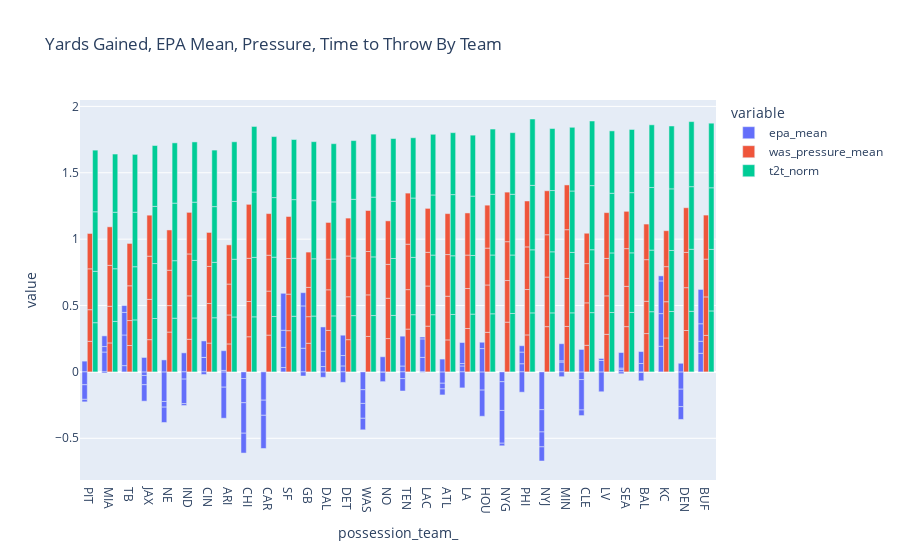

The notebook cell saved with this chart:
### Code cell
fig = px.bar(
    result,
    x='possession_team_',   # X-axis: offense formation
    y=['epa_mean', 'was_pressure_mean', 't2t_norm'],  # Y-axis: total yards gained
    # color='season_',
    title="Yards Gained, EPA Mean, Pressure, Time to Throw By Team",
    barmode="group",
)

# Show the plot
fig.show()

### Figure 1 — Plotly figure (JSON) as saved in the notebook; plotly's stock layout.template omitted (floating-point values rounded to 4 significant figures)
{"data": [{"alignmentgroup": "True", "hovertemplate": "variable=epa_mean<br>possession_team_=%{x}<br>value=%{y}<extra></extra>", "legendgroup": "epa_mean", "marker": {"color": "#636efa", "pattern": {"shape": ""}}, "name": "epa_mean", "offsetgroup": "epa_mean", "orientation": "v", "showlegend": true, "textposition": "auto", "type": "bar", "x": ["PIT", "MIA", "PIT", "TB", "MIA", "TB", "JAX", "NE", "IND", "CIN", "TB", "JAX", "ARI", "CHI", "CAR", "CIN", "SF", "CIN", "GB", "DAL", "DET", "WAS", "NO", "MIA", "CIN", "DAL", "NO", "DAL", "JAX", "TEN", "LAC", "NO", "GB", "TEN", "ATL", "NE", "NE", "IND", "DET", "ARI", "LA", "TB", "ARI", "SF", "GB", "HOU", "MIA", "DAL", "IND", "NYG", "NYG", "SF", "LA", "DET", "WAS", "ATL", "DET", "HOU", "PHI", "NYJ", "GB", "MIN", "CLE", "CAR", "TEN", "LA", "LV", "CHI", "SEA", "PIT", "SEA", "LV", "CAR", "ARI", "LAC", "LV", "WAS", "LAC", "SF", "SEA", "BAL", "IND", "NE", "TEN", "MIN", "KC", "DEN", "LAC", "NYG", "HOU", "JAX", "LA", "BUF", "KC", "CAR", "NYJ", "ATL", "NYJ", "MIN", "BUF", "BAL", "NYG", "BUF", "KC", "PIT", "ATL", "NYJ", "DEN", "LV", "BAL", "DEN", "NO", "BAL", "KC", "CLE", "WAS", "PHI", "SEA", "MIN", "CLE", "PHI", "BUF", "CLE", "DEN", "HOU", "CHI", "CHI", "PHI"], "xaxis": "x", "y": [0.08119, 0.1499, -0.09676, 0.04736, 0.04107, 0.2309, -0.02676, -0.2227, 0.1436, 0.1093, 0.1702, 0.1089, -0.115, -0.04987, 0.0008945, 0.0002016, 0.03307, -0.01968, 0.1785, -0.04062, 0.04517, -0.1342, -0.0006243, -0.008316, 0.124, 0.04037, -0.002263, 0.1161, -0.06973, 0.04455, 0.1094, 0.1142, -0.03092, 0.2246, -0.08536, -0.04255, 0.09038, -0.05422, 0.07828, 0.01152, 0.04475, 0.05156, 0.1483, 0.1519, 0.3187, -0.137, 0.08051, 0.1822, -0.1847, -0.0737, -0.2166, 0.129, 0.01844, 0.1531, -0.1031, -0.0429, -0.07891, -0.1972, 0.06169, -0.2846, 0.09974, 0.07443, -0.05779, -0.2129, -0.05083, 0.1583, -0.1495, -0.1823, 0.02044, -0.1099, 0.008858, 0.08642, -0.1139, -0.2338, -0.003049, 0.01639, -0.1121, 0.1394, 0.2782, -0.01399, -0.004825, -0.01416, -0.1158, -0.0931, 0.009269, 0.1933, -0.1302, 0.01417, -0.2468, 0.1758, -0.1239, -0.1204, 0.1402, 0.2459, -0.25, -0.1678, 0.09676, -0.1122, 0.1288, 0.09086, -0.06221, -0.01947, 0.1317, 0.2464, -0.01895, -0.04513, -0.1065, 0.06505, 0.002106, 0.06339, -0.1316, -0.07036, 0.09005, 0.03793, -0.229, -0.08671, -0.1528, 0.1167, -0.03601, -0.04207, 0.08776, 0.2586, 0.1694, -0.09628, 0.04771, -0.2295, -0.1497, 0.04792], "yaxis": "y"}, {"alignmentgroup": "True", "hovertemplate": "variable=was_pressure_mean<br>possession_team_=%{x}<br>value=%{y}<extra></extra>", "legendgroup": "was_pressure_mean", "marker": {"color": "#EF553B", "pattern": {"shape": ""}}, "name": "was_pressure_mean", "offsetgroup": "was_pressure_mean", "orientation": "v", "showlegend": true, "textposition": "auto", "type": "bar", "x": ["PIT", "MIA", "PIT", "TB", "MIA", "TB", "JAX", "NE", "IND", "CIN", "TB", "JAX", "ARI", "CHI", "CAR", "CIN", "SF", "CIN", "GB", "DAL", "DET", "WAS", "NO", "MIA", "CIN", "DAL", "NO", "DAL", "JAX", "TEN", "LAC", "NO", "GB", "TEN", "ATL", "NE", "NE", "IND", "DET", "ARI", "LA", "TB", "ARI", "SF", "GB", "HOU", "MIA", "DAL", "IND", "NYG", "NYG", "SF", "LA", "DET", "WAS", "ATL", "DET", "HOU", "PHI", "NYJ", "GB", "MIN", "CLE", "CAR", "TEN", "LA", "LV", "CHI", "SEA", "PIT", "SEA", "LV", "CAR", "ARI", "LAC", "LV", "WAS", "LAC", "SF", "SEA", "BAL", "IND", "NE", "TEN", "MIN", "KC", "DEN", "LAC", "NYG", "HOU", "JAX", "LA", "BUF", "KC", "CAR", "NYJ", "ATL", "NYJ", "MIN", "BUF", "BAL", "NYG", "BUF", "KC", "PIT", "ATL", "NYJ", "DEN", "LV", "BAL", "DEN", "NO", "BAL", "KC", "CLE", "WAS", "PHI", "SEA", "MIN", "CLE", "PHI", "BUF", "CLE", "DEN", "HOU", "CHI", "CHI", "PHI"], "xaxis": "x", "y": [0.2307, 0.2183, 0.238, 0.1989, 0.2764, 0.1879, 0.243, 0.3002, 0.2459, 0.217, 0.2619, 0.3032, 0.2108, 0.2649, 0.2773, 0.2985, 0.3106, 0.2792, 0.2158, 0.3126, 0.2429, 0.2672, 0.251, 0.308, 0.2558, 0.306, 0.3037, 0.2309, 0.3256, 0.3225, 0.3447, 0.2554, 0.2004, 0.2973, 0.2411, 0.1992, 0.2665, 0.3271, 0.3231, 0.2182, 0.3268, 0.319, 0.2328, 0.2752, 0.2205, 0.2982, 0.2902, 0.2762, 0.3155, 0.375, 0.3132, 0.2679, 0.3012, 0.3069, 0.3132, 0.3289, 0.2857, 0.3566, 0.2787, 0.341, 0.266, 0.3423, 0.2004, 0.3315, 0.3423, 0.2521, 0.283, 0.2655, 0.3413, 0.3077, 0.303, 0.29, 0.2701, 0.2952, 0.3024, 0.282, 0.3265, 0.2537, 0.3169, 0.2842, 0.2888, 0.3132, 0.3032, 0.3848, 0.3618, 0.2556, 0.3119, 0.331, 0.2926, 0.2778, 0.3088, 0.3172, 0.2751, 0.2732, 0.3138, 0.3735, 0.3139, 0.3187, 0.3671, 0.2899, 0.2432, 0.3735, 0.2847, 0.2641, 0.2664, 0.3085, 0.3312, 0.3226, 0.3449, 0.3135, 0.2658, 0.3276, 0.2682, 0.2708, 0.3198, 0.3088, 0.3418, 0.2811, 0.3371, 0.2957, 0.3212, 0.3316, 0.2287, 0.3364, 0.3234, 0.3253, 0.4065, 0.3457], "yaxis": "y"}, {"alignmentgroup": "True", "hovertemplate": "variable=t2t_norm<br>possession_team_=%{x}<br>value=%{y}<extra></extra>", "legendgroup": "t2t_norm", "marker": {"color": "#00cc96", "pattern": {"shape": ""}}, "name": "t2t_norm", "offsetgroup": "t2t_norm", "orientation": "v", "showlegend": true, "textposition": "auto", "type": "bar", "x": ["PIT", "MIA", "PIT", "TB", "MIA", "TB", "JAX", "NE", "IND", "CIN", "TB", "JAX", "ARI", "CHI", "CAR", "CIN", "SF", "CIN", "GB", "DAL", "DET", "WAS", "NO", "MIA", "CIN", "DAL", "NO", "DAL", "JAX", "TEN", "LAC", "NO", "GB", "TEN", "ATL", "NE", "NE", "IND", "DET", "ARI", "LA", "TB", "ARI", "SF", "GB", "HOU", "MIA", "DAL", "IND", "NYG", "NYG", "SF", "LA", "DET", "WAS", "ATL", "DET", "HOU", "PHI", "NYJ", "GB", "MIN", "CLE", "CAR", "TEN", "LA", "LV", "CHI", "SEA", "PIT", "SEA", "LV", "CAR", "ARI", "LAC", "LV", "WAS", "LAC", "SF", "SEA", "BAL", "IND", "NE", "TEN", "MIN", "KC", "DEN", "LAC", "NYG", "HOU", "JAX", "LA", "BUF", "KC", "CAR", "NYJ", "ATL", "NYJ", "MIN", "BUF", "BAL", "NYG", "BUF", "KC", "PIT", "ATL", "NYJ", "DEN", "LV", "BAL", "DEN", "NO", "BAL", "KC", "CLE", "WAS", "PHI", "SEA", "MIN", "CLE", "PHI", "BUF", "CLE", "DEN", "HOU", "CHI", "CHI", "PHI"], "xaxis": "x", "y": [0.3708, 0.3805, 0.387, 0.3918, 0.3967, 0.4005, 0.4024, 0.4045, 0.4063, 0.408, 0.4108, 0.4138, 0.4138, 0.415, 0.4171, 0.4174, 0.4192, 0.4196, 0.4208, 0.422, 0.424, 0.4245, 0.4256, 0.4257, 0.4259, 0.4286, 0.4287, 0.4301, 0.4308, 0.431, 0.431, 0.4313, 0.4313, 0.4317, 0.4326, 0.4332, 0.4336, 0.4336, 0.4343, 0.4351, 0.4354, 0.4355, 0.4355, 0.437, 0.4374, 0.4378, 0.4383, 0.4384, 0.4388, 0.4402, 0.4404, 0.4415, 0.4416, 0.4417, 0.442, 0.4422, 0.4425, 0.4427, 0.4446, 0.4446, 0.4447, 0.445, 0.4465, 0.447, 0.447, 0.4472, 0.4474, 0.4476, 0.4482, 0.4485, 0.4487, 0.4488, 0.4489, 0.449, 0.449, 0.4495, 0.4502, 0.4528, 0.4528, 0.4533, 0.4536, 0.4538, 0.454, 0.454, 0.4548, 0.4551, 0.4565, 0.4571, 0.4575, 0.4576, 0.4584, 0.4591, 0.4594, 0.4596, 0.4597, 0.4601, 0.4606, 0.4613, 0.463, 0.4635, 0.464, 0.464, 0.4642, 0.4642, 0.4643, 0.4668, 0.4671, 0.4673, 0.4698, 0.4713, 0.4715, 0.4721, 0.4724, 0.4735, 0.4738, 0.4744, 0.4752, 0.4759, 0.4798, 0.483, 0.4853, 0.4864, 0.4867, 0.4901, 0.4912, 0.4925, 0.4937, 0.5], "yaxis": "y"}], "layout": {"autosize": true, "barmode": "group", "legend": {"title": {"text": "variable"}, "tracegroupgap": 0}, "title": {"text": "Yards Gained, EPA Mean, Pressure, Time to Throw By Team"}, "xaxis": {"anchor": "y", "autorange": true, "domain": [0, 1], "range": [-0.5, 31.5], "title": {"text": "possession_team_"}, "type": "category"}, "yaxis": {"anchor": "x", "autorange": true, "domain": [0, 1], "range": [-0.8142, 2.048], "title": {"text": "value"}, "type": "linear"}}}
